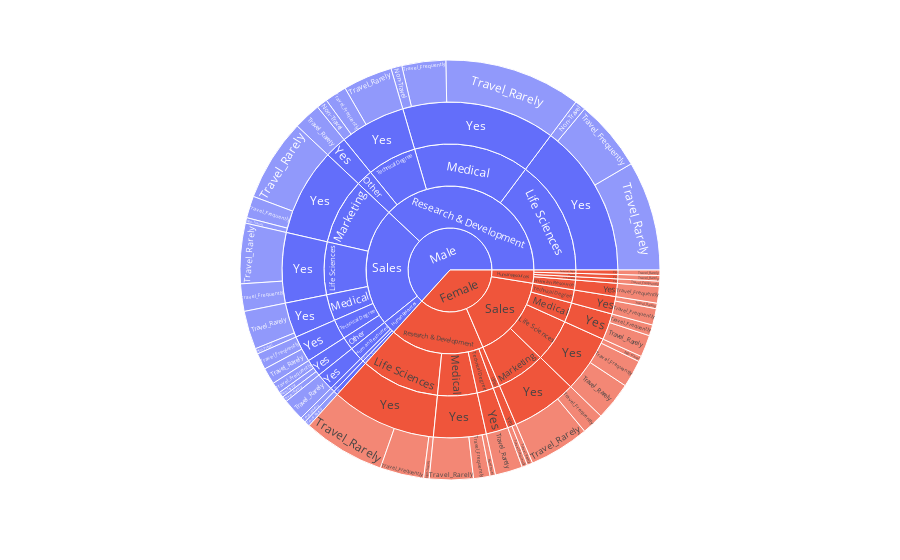

Notebook cell for this chart:
### Code cell
fig = px.sunburst(data_Yes, path=["Gender",'Department','EducationField',
                                    'Attrition','BusinessTravel'])
fig.show()

### Figure 1 — Plotly figure (JSON) as saved in the notebook; plotly's stock layout.template omitted (floating-point values rounded to 4 significant figures)
{"data": [{"branchvalues": "total", "domain": {"x": [0, 1], "y": [0, 1]}, "hovertemplate": "labels=%{label}<br>count=%{value}<br>parent=%{parent}<br>id=%{id}<extra></extra>", "ids": ["Female/Research & Development/Life Sciences/Yes/Non-Travel", "Male/Research & Development/Life Sciences/Yes/Non-Travel", "Female/Sales/Life Sciences/Yes/Non-Travel", "Male/Sales/Marketing/Yes/Non-Travel", "Female/Research & Development/Medical/Yes/Non-Travel", "Male/Research & Development/Medical/Yes/Non-Travel", "Male/Sales/Medical/Yes/Non-Travel", "Male/Sales/Other/Yes/Non-Travel", "Male/Research & Development/Technical Degree/Yes/Non-Travel", "Female/Human Resources/Human Resources/Yes/Travel_Frequently", "Female/Human Resources/Life Sciences/Yes/Travel_Frequently", "Female/Research & Development/Life Sciences/Yes/Travel_Frequently", "Male/Research & Development/Life Sciences/Yes/Travel_Frequently", "Female/Sales/Life Sciences/Yes/Travel_Frequently", "Male/Sales/Life Sciences/Yes/Travel_Frequently", "Female/Sales/Marketing/Yes/Travel_Frequently", "Male/Sales/Marketing/Yes/Travel_Frequently", "Female/Research & Development/Medical/Yes/Travel_Frequently", "Male/Research & Development/Medical/Yes/Travel_Frequently", "Female/Sales/Medical/Yes/Travel_Frequently", "Female/Research & Development/Other/Yes/Travel_Frequently", "Male/Sales/Other/Yes/Travel_Frequently", "Male/Research & Development/Technical Degree/Yes/Travel_Frequently", "Female/Sales/Technical Degree/Yes/Travel_Frequently", "Male/Sales/Technical Degree/Yes/Travel_Frequently", "Male/Human Resources/Human Resources/Yes/Travel_Rarely", "Female/Research & Development/Life Sciences/Yes/Travel_Rarely", "Male/Research & Development/Life Sciences/Yes/Travel_Rarely", "Female/Sales/Life Sciences/Yes/Travel_Rarely", "Male/Sales/Life Sciences/Yes/Travel_Rarely", "Female/Sales/Marketing/Yes/Travel_Rarely", "Male/Sales/Marketing/Yes/Travel_Rarely", "Female/Human Resources/Medical/Yes/Travel_Rarely", "Male/Human Resources/Medical/Yes/Travel_Rarely", "Female/Research & Development/Medical/Yes/Travel_Rarely", "Male/Research & Development/Medical/Yes/Travel_Rarely", "Female/Sales/Medical/Yes/Travel_Rarely", "Male/Sales/Medical/Yes/Travel_Rarely", "Female/Research & Development/Other/Yes/Travel_Rarely", "Male/Research & Development/Other/Yes/Travel_Rarely", "Male/Sales/Other/Yes/Travel_Rarely", "Female/Human Resources/Technical Degree/Yes/Travel_Rarely", "Male/Human Resources/Technical Degree/Yes/Travel_Rarely", "Female/Research & Development/Technical Degree/Yes/Travel_Rarely", "Male/Research & Development/Technical Degree/Yes/Travel_Rarely", "Female/Sales/Technical Degree/Yes/Travel_Rarely", "Male/Sales/Technical Degree/Yes/Travel_Rarely", "Female/Human Resources/Human Resources/Yes", "Male/Human Resources/Human Resources/Yes", "Female/Human Resources/Life Sciences/Yes", "Female/Research & Development/Life Sciences/Yes", "Male/Research & Development/Life Sciences/Yes", "Female/Sales/Life Sciences/Yes", "Male/Sales/Life Sciences/Yes", "Female/Sales/Marketing/Yes", "Male/Sales/Marketing/Yes", "Female/Human Resources/Medical/Yes", "Male/Human Resources/Medical/Yes", "Female/Research & Development/Medical/Yes", "Male/Research & Development/Medical/Yes", "Female/Sales/Medical/Yes", "Male/Sales/Medical/Yes", "Female/Research & Development/Other/Yes", "Male/Research & Development/Other/Yes", "Male/Sales/Other/Yes", "Female/Human Resources/Technical Degree/Yes", "Male/Human Resources/Technical Degree/Yes", "Female/Research & Development/Technical Degree/Yes", "Male/Research & Development/Technical Degree/Yes", "Female/Sales/Technical Degree/Yes", "Male/Sales/Technical Degree/Yes", "Female/Human Resources/Human Resources", "Male/Human Resources/Human Resources", "Female/Human Resources/Life Sciences", "Female/Research & Development/Life Sciences", "Male/Research & Development/Life Sciences", "Female/Sales/Life Sciences", "Male/Sales/Life Sciences", "Female/Sales/Marketing", "Male/Sales/Marketing", "Female/Human Resources/Medical", "Male/Human Resources/Medical", "Female/Research & Development/Medical", "Male/Research & Development/Medical", "Female/Sales/Medical", "Male/Sales/Medical", "Female/Research & Development/Other", "Male/Research & Development/Other", "Male/Sales/Other", "Female/Human Resources/Technical Degree", "Male/Human Resources/Technical Degree", "Female/Research & Development/Technical Degree", "Male/Research & Development/Technical Degree", "Female/Sales/Technical Degree", "Male/Sales/Technical Degree", "Female/Human Resources", "Male/Human Resources", "Female/Research & Development", "Male/Research & Development", "Female/Sales", "Male/Sales", "Female", "Male"], "labels": ["Non-Travel", "Non-Travel", "Non-Travel", "Non-Travel", "Non-Travel", "Non-Travel", "Non-Travel", "Non-Travel", "Non-Travel", "Travel_Frequently", "Travel_Frequently", "Travel_Frequently", "Travel_Frequently", "Travel_Frequently", "Travel_Frequently", "Travel_Frequently", "Travel_Frequently", "Travel_Frequently", "Travel_Frequently", "Travel_Frequently", "Travel_Frequently", "Travel_Frequently", "Travel_Frequently", "Travel_Frequently", "Travel_Frequently", "Travel_Rarely", "Travel_Rarely", "Travel_Rarely", "Travel_Rarely", "Travel_Rarely", "Travel_Rarely", "Travel_Rarely", "Travel_Rarely", "Travel_Rarely", "Travel_Rarely", "Travel_Rarely", "Travel_Rarely", "Travel_Rarely", "Travel_Rarely", "Travel_Rarely", "Travel_Rarely", "Travel_Rarely", "Travel_Rarely", "Travel_Rarely", "Travel_Rarely", "Travel_Rarely", "Travel_Rarely", "Yes", "Yes", "Yes", "Yes", "Yes", "Yes", "Yes", "Yes", "Yes", "Yes", "Yes", "Yes", "Yes", "Yes", "Yes", "Yes", "Yes", "Yes", "Yes", "Yes", "Yes", "Yes", "Yes", "Yes", "Human Resources", "Human Resources", "Life Sciences", "Life Sciences", "Life Sciences", "Life Sciences", "Life Sciences", "Marketing", "Marketing", "Medical", "Medical", "Medical", "Medical", "Medical", "Medical", "Other", "Other", "Other", "Technical Degree", "Technical Degree", "Technical Degree", "Technical Degree", "Technical Degree", "Technical Degree", "Human Resources", "Human Resources", "Research & Development", "Research & Development", "Sales", "Sales", "Female", "Male"], "name": "", "parents": ["Female/Research & Development/Life Sciences/Yes", "Male/Research & Development/Life Sciences/Yes", "Female/Sales/Life Sciences/Yes", "Male/Sales/Marketing/Yes", "Female/Research & Development/Medical/Yes", "Male/Research & Development/Medical/Yes", "Male/Sales/Medical/Yes", "Male/Sales/Other/Yes", "Male/Research & Development/Technical Degree/Yes", "Female/Human Resources/Human Resources/Yes", "Female/Human Resources/Life Sciences/Yes", "Female/Research & Development/Life Sciences/Yes", "Male/Research & Development/Life Sciences/Yes", "Female/Sales/Life Sciences/Yes", "Male/Sales/Life Sciences/Yes", "Female/Sales/Marketing/Yes", "Male/Sales/Marketing/Yes", "Female/Research & Development/Medical/Yes", "Male/Research & Development/Medical/Yes", "Female/Sales/Medical/Yes", "Female/Research & Development/Other/Yes", "Male/Sales/Other/Yes", "Male/Research & Development/Technical Degree/Yes", "Female/Sales/Technical Degree/Yes", "Male/Sales/Technical Degree/Yes", "Male/Human Resources/Human Resources/Yes", "Female/Research & Development/Life Sciences/Yes", "Male/Research & Development/Life Sciences/Yes", "Female/Sales/Life Sciences/Yes", "Male/Sales/Life Sciences/Yes", "Female/Sales/Marketing/Yes", "Male/Sales/Marketing/Yes", "Female/Human Resources/Medical/Yes", "Male/Human Resources/Medical/Yes", "Female/Research & Development/Medical/Yes", "Male/Research & Development/Medical/Yes", "Female/Sales/Medical/Yes", "Male/Sales/Medical/Yes", "Female/Research & Development/Other/Yes", "Male/Research & Development/Other/Yes", "Male/Sales/Other/Yes", "Female/Human Resources/Technical Degree/Yes", "Male/Human Resources/Technical Degree/Yes", "Female/Research & Development/Technical Degree/Yes", "Male/Research & Development/Technical Degree/Yes", "Female/Sales/Technical Degree/Yes", "Male/Sales/Technical Degree/Yes", "Female/Human Resources/Human Resources", "Male/Human Resources/Human Resources", "Female/Human Resources/Life Sciences", "Female/Research & Development/Life Sciences", "Male/Research & Development/Life Sciences", "Female/Sales/Life Sciences", "Male/Sales/Life Sciences", "Female/Sales/Marketing", "Male/Sales/Marketing", "Female/Human Resources/Medical", "Male/Human Resources/Medical", "Female/Research & Development/Medical", "Male/Research & Development/Medical", "Female/Sales/Medical", "Male/Sales/Medical", "Female/Research & Development/Other", "Male/Research & Development/Other", "Male/Sales/Other", "Female/Human Resources/Technical Degree", "Male/Human Resources/Technical Degree", "Female/Research & Development/Technical Degree", "Male/Research & Development/Technical Degree", "Female/Sales/Technical Degree", "Male/Sales/Technical Degree", "Female/Human Resources", "Male/Human Resources", "Female/Human Resources", "Female/Research & Development", "Male/Research & Development", "Female/Sales", "Male/Sales", "Female/Sales", "Male/Sales", "Female/Human Resources", "Male/Human Resources", "Female/Research & Development", "Male/Research & Development", "Female/Sales", "Male/Sales", "Female/Research & Development", "Male/Research & Development", "Male/Sales", "Female/Human Resources", "Male/Human Resources", "Female/Research & Development", "Male/Research & Development", "Female/Sales", "Male/Sales", "Female", "Male", "Female", "Male", "Female", "Male", "", ""], "type": "sunburst", "values": [1, 2, 1, 1, 1, 2, 1, 1, 2, 3, 1, 8, 13, 5, 5, 4, 4, 3, 8, 2, 1, 2, 4, 3, 3, 4, 15, 20, 7, 11, 11, 15, 1, 1, 8, 25, 4, 7, 1, 5, 1, 1, 1, 5, 9, 1, 3, 3, 4, 1, 24, 35, 13, 16, 15, 20, 1, 1, 12, 35, 6, 8, 2, 5, 4, 1, 1, 5, 15, 4, 6, 3, 4, 1, 24, 35, 13, 16, 15, 20, 1, 1, 12, 35, 6, 8, 2, 5, 4, 1, 1, 5, 15, 4, 6, 6, 6, 43, 90, 38, 54, 87, 150]}], "layout": {"legend": {"tracegroupgap": 0}, "margin": {"t": 60}}}
